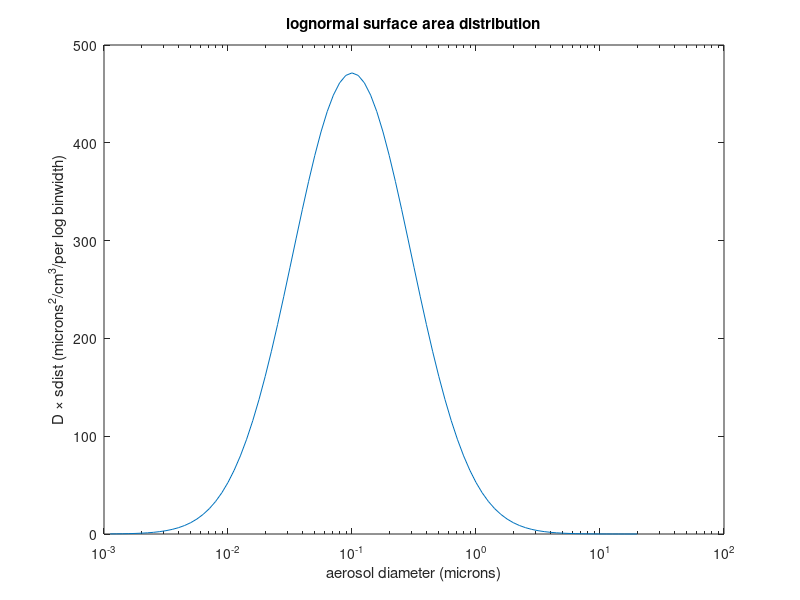
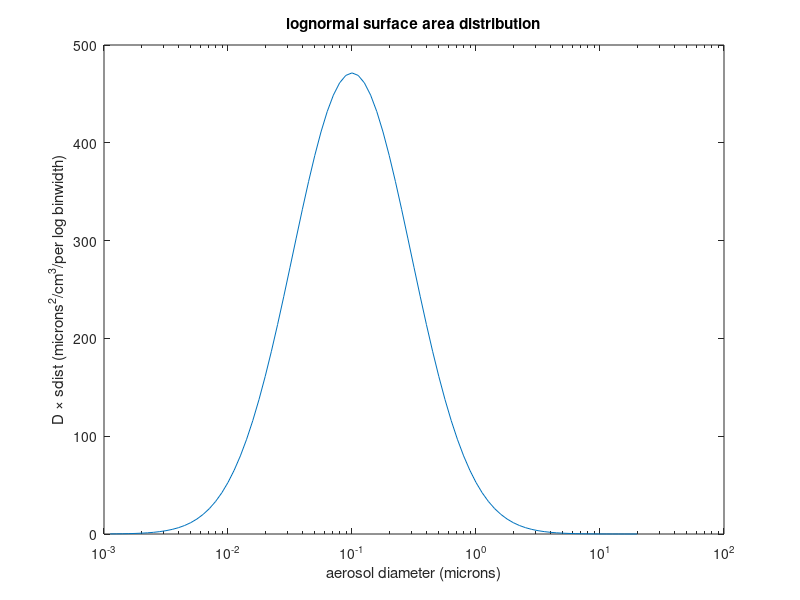
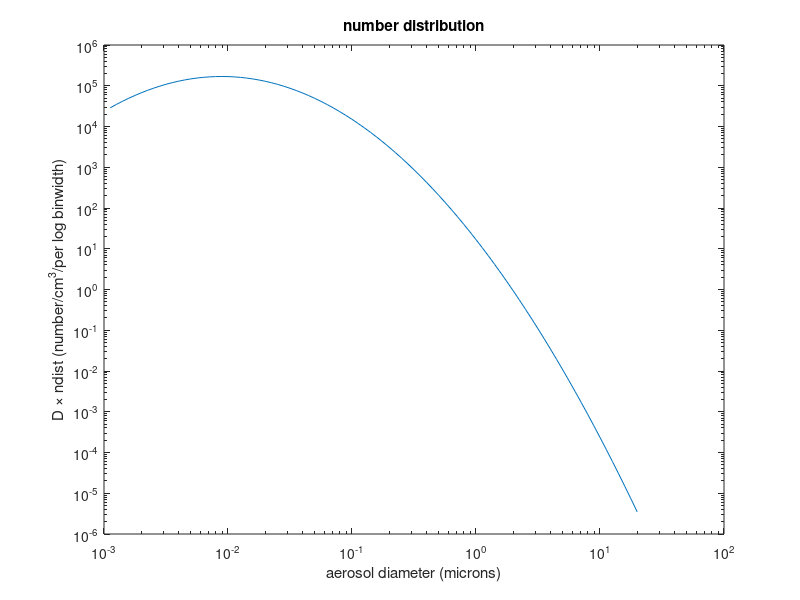
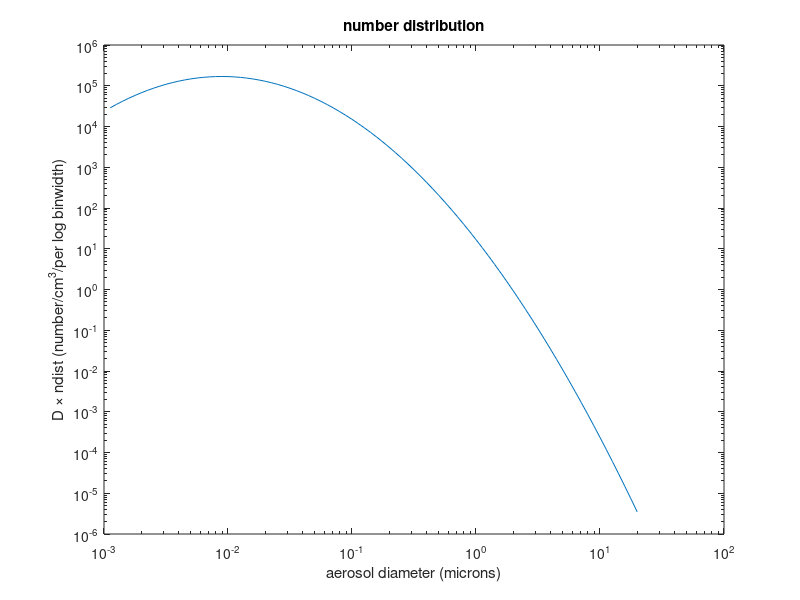

Source code (MATLAB) for these figures, in order:
function wh_5_11
%distribution parameters
Stot=1300.; %micron^2/cm^3
logsd=1.1;
meanDiam=0.1; %micron

%span the range of the first peak figure 5_11
drydiam= -3:.05:1.3;
drydiam=10.^drydiam;  %microns
%get the lognormal surface area distribtuion for the diameters
sdist=logDist(drydiam,Stot,meanDiam,logsd);
%integrate this to check area
sbin=drydiam(2:end).*sdist(2:end); %surface area in the logDiam bin
check=sum(sbin.*diff(log(drydiam)));
fprintf('check total mass is 1300 micron^2/cm^3: %8.2f\n',check)
%number in each log bin
%plot it
fh=figure(1);
clf;
semilogx(drydiam(2:end),sbin);
title('lognormal surface area distribution');
xlabel('aerosol diameter (microns)');
ylabel('D \times sdist (microns^2/cm^3/per log binwidth)');
print -dpng -r150 Dsdist.png;
print -depsc  Dsdist.eps;

%find the number distribution with units number/cm^3/log binwidth
thearea=4.*pi*(drydiam/2.).^2.;
nbin=sbin./thearea(2:end);
Ntot=sum(nbin.*diff(log(drydiam)));
fprintf('the total number/cm^3: %8.2f\n',Ntot)

fh=figure(2);
clf;
loglog(drydiam(2:end),nbin);
title('number distribution');
xlabel('aerosol diameter (microns)');
ylabel('D \times ndist (number/cm^3/per log binwidth)');
print -dpng -r150 Dndist.png;
print -depsc  Dndist.eps;



end

function sdist=logDist(theDiam,Stot,meanDiam,logsd);
   %sdist=logDist(theDiam,Stot,meanval,logsd)
   %return a vector with the surface are (m^2/m^3) in each bin specified by
   %theDiam, using the lognormal distribution given in the
   %aerosol notes.  Input: theDiam (m), meanval(m), logsd
   %(unitless)
   %output:  microns^2/cm^3/micron binwidth, 
   %if Stot is in micons^2/cm^3 and theDiam is in microns
   %that is, theDiam(i)*sdist(i)*(log(theDiam(i+1)) - log(theDiam(i))) 
   % = sdist(i)*(theDiam(i+1) - theDiam(i))
   %is the aerosol surface area concentration, in m^2/m^3 in bin(i), for aerosols with diameters
   %between theDiam(i)) and theDiam(i+1)
   theexp=exp(-0.5*(((log(theDiam) -log(meanDiam))/logsd)).^2.);
   sdist=Stot./theDiam/(sqrt(2*pi)*logsd).*theexp;
end
   